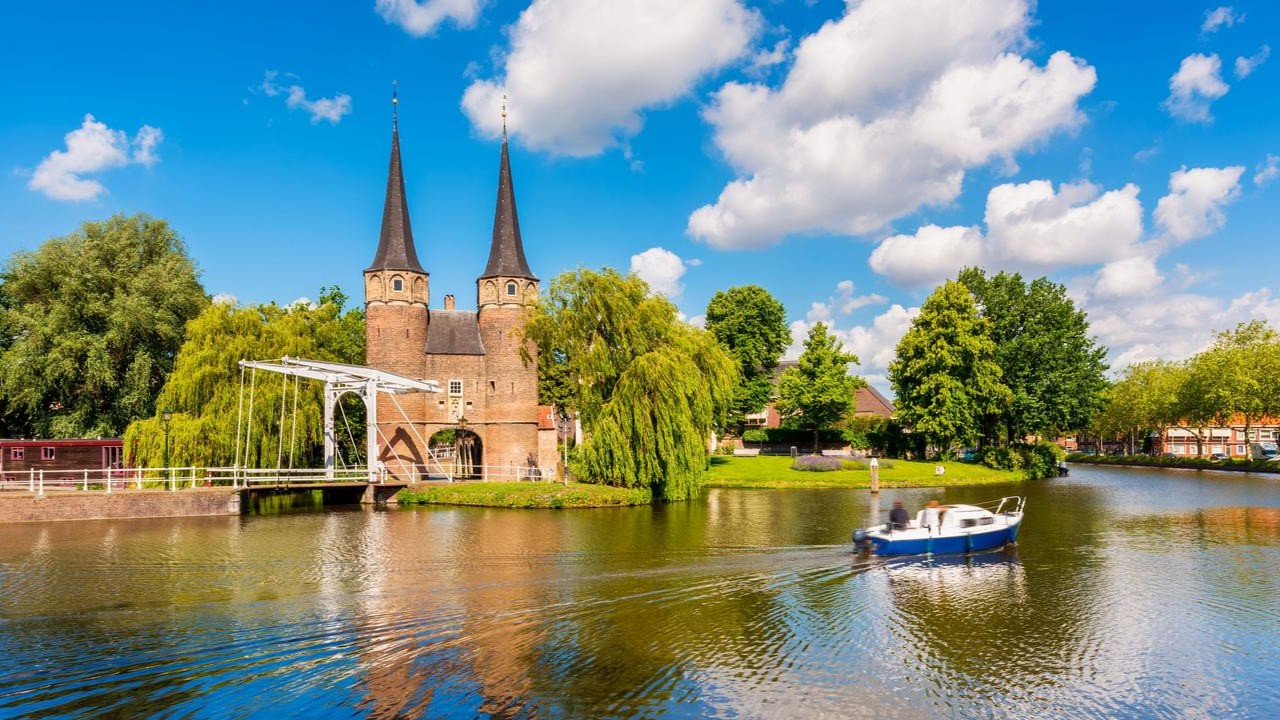
#> input picture py_openCV/input_opencv/delft.png, 1280 x 720 px, found by its file name
$ jupyter execute --allow-errors cartoonize_sw_opencv.ipynb
#> lines starting #> are read from the running program, lines starting #| are printed output that depends on the picture
# Software (SW) Cartoonization Pipeline Benchmark (ARM / OpenCV)

This notebook benchmarks the **software implementation** of the *cartoonization* image-processing pipeline running on the **PYNQ-Z2 on-board ARM processor (PS)** using **Python + OpenCV**.

The goal is to obtain **software latency and performance metrics** that can be compared against the **hardware-accelerated (FPGA/PL)** version of the same pipeline.

---

## 1. What the pipeline does

Given an input color image (BGR), the pipeline produces a “cartoonized” output by combining:
- **Smoothed colors** (via a bilateral filter), and
- **Binary edges** (via adaptive thresholding on a median-blurred grayscale image)

### Processing stages (in order)
1. **Grayscale conversion**
   Converts the input BGR image to grayscale.
2. **Median blur**
   Reduces noise while preserving edges (helps edge detection).
3. **Adaptive threshold**
   Computes a binary “edge mask” from the blurred grayscale image.
4. **Bilateral filter**
   Smooths colors while preserving boundaries (edge-aware smoothing).
5. **Combine (masking)**
   Applies the edge mask to the smoothed color image to create the cartoon effect.

---

## 2. What this notebook measures

The notebook runs the pipeline multiple times (with optional warm-up) and records timing for:
- The **entire pipeline** per run
- Each **individual stage** per run

It also captures basic **process resource metrics** for each run (CPU time and memory usage).

---

## 3. Meaning of the metrics

### Timing metrics (seconds)
- **`total_s`**
  *Wall-clock latency* of one full pipeline run, measured with a high-resolution timer.
  This is the **end-to-end compute time** of the software pipeline call (excluding file I/O unless you explicitly time image load/save).

- **Stage times** (e.g., `1_grayscale_s`, `2_median_s`, …)
  Wall-clock times for each pipeline stage.
  These help identify which stage dominates runtime (often the bilateral filter).

- **`fps`**
  A throughput-style estimate computed as:
  \[
  \text{fps} = \frac{1}{\text{total\_s}}
  \]
  This reflects how many frames per second the pipeline *could* process if repeated continuously with the same frame size and parameters.

### CPU / memory metrics
- **`cpu_time_delta_s`**
  CPU time consumed by the Python process during one run (**user + system CPU time**).
  This is **not** wall-clock time; it reflects “how much CPU work” the process used.

  ⚠️ On multi-core systems and multi-threaded libraries (OpenCV), `cpu_time_delta_s` can be **larger than `total_s`** because CPU time is **summed across threads/cores**.

- **`rss_end_bytes`**
  Resident Set Size (RSS) at the end of the run — roughly the amount of RAM the process is using.

- **`rss_delta_bytes`**
  Change in RSS during the run. A large positive value may indicate extra allocations or caching.

---

## 4. Notes for fair SW vs HW comparison

- **SW latency** here reflects computation on the **ARM processor (PS)** using OpenCV, focus on **Compute-only latency** (exlcuding frame transfers).

---

## 5. Inputs / outputs

- Input image is expected to be located in the notebook directory (e.g., `delft.png`).
- Output cartoon images and a CSV log of per-run metrics are saved under:
  `output_opencv/SW_complete_pipeline/`

---

## 1. Imports + paths

[cell 1]
import os
import time
import csv
from pathlib import Path

import cv2
import psutil
import numpy as np

# Current notebook directory (in your screenshot: /home/xilinx/jupyter_notebooks/video_cartoonize)
ROOT = Path.cwd()

# Input image you uploaded (highlighted in your screenshot)
INPUT_PATH = ROOT / "delft.png"
assert INPUT_PATH.exists(), f"Input not found: {INPUT_PATH}"

# Output directory
STAGE_NAME = "SW_complete_pipeline"
OUTPUT_DIR = ROOT / "output_opencv" / STAGE_NAME
OUTPUT_DIR.mkdir(parents=True, exist_ok=True)

print("ROOT      :", ROOT)
print("INPUT_PATH:", INPUT_PATH)
print("OUTPUT_DIR:", OUTPUT_DIR)

## 2. Helpers (load, metrics snapshot, CSV logger)

[cell 2]
proc = psutil.Process(os.getpid())

def load_image_bgr(path: Path):
    img = cv2.imread(str(path), cv2.IMREAD_COLOR)
#> img is the input picture: shape (720, 1280, 3); mean B, G, R 134.8, 143.2, 120.4
    if img is None:
        raise RuntimeError(f"Failed to read image: {path}")
    return img

def snapshot_process(proc: psutil.Process):
    """
    Returns a dict with process CPU time (user+sys) and RSS.
    """
    ct = proc.cpu_times()
    mem = proc.memory_info()
    return {
        "cpu_time_s": float(ct.user + ct.system),
        "rss_bytes": int(mem.rss),
    }

def write_csv_row(csv_path: Path, row: dict):
    new_file = not csv_path.exists()
    with open(csv_path, "a", newline="") as f:
        w = csv.DictWriter(f, fieldnames=list(row.keys()))
        if new_file:
            w.writeheader()
        w.writerow(row)

CSV_PATH = OUTPUT_DIR / "sw_metrics.csv"

## 3. SW pipeline

[cell 3]
# Pipeline parameters (copied from complete_opencv.py)
MEDIAN_K = 5
ADAPT_BLOCK = 5
ADAPT_C = 7
BIL_D = 5
BIL_SIGMA = 100

def sw_cartoon_pipeline(img_bgr):
    t = {}

    t0 = time.perf_counter()
    gray = cv2.cvtColor(img_bgr, cv2.COLOR_BGR2GRAY)
    t["1_grayscale_s"] = time.perf_counter() - t0

    t0 = time.perf_counter()
    gray_blur = cv2.medianBlur(gray, MEDIAN_K)
    t["2_median_s"] = time.perf_counter() - t0

    t0 = time.perf_counter()
    edges = cv2.adaptiveThreshold(
        gray_blur,
        255,
        cv2.ADAPTIVE_THRESH_MEAN_C,
        cv2.THRESH_BINARY,
        ADAPT_BLOCK,
        ADAPT_C
    )
    t["3_adapt_thresh_s"] = time.perf_counter() - t0

    t0 = time.perf_counter()
    bil_blurred = cv2.bilateralFilter(img_bgr, BIL_D, BIL_SIGMA, BIL_SIGMA)
    t["4_bilateral_s"] = time.perf_counter() - t0

    t0 = time.perf_counter()
    cartoon = cv2.bitwise_and(bil_blurred, bil_blurred, mask=edges)
    t["5_combine_s"] = time.perf_counter() - t0

    return cartoon, t

## 4. Run N times (warmup + measured runs), save output, log metrics

[cell 4]
img = load_image_bgr(INPUT_PATH)

# --- Warmup (For more stable measurements) ---
for _ in range(2):
    _ = sw_cartoon_pipeline(img)
#> this loop made 2 passes
#> pass 1, in sw_cartoon_pipeline, `gray = cv2.cvtColor(img_bgr, cv2.COLOR_BGR2GRAY)`:
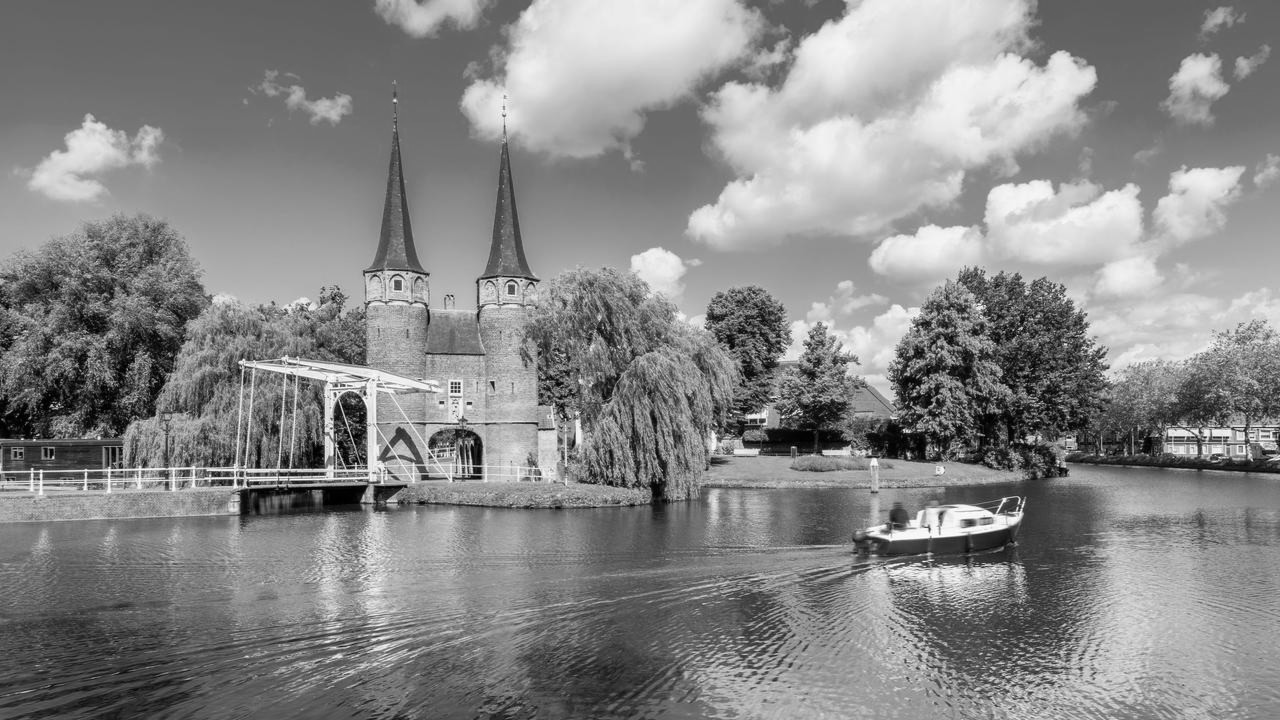
#> gray: shape (720, 1280); min 0, max 255, mean 135.4
#> pass 1, in sw_cartoon_pipeline, `edges = cv2.adaptiveThreshold( gray_blur, 255, cv2.ADAPTIVE_THRESH_MEA..`:
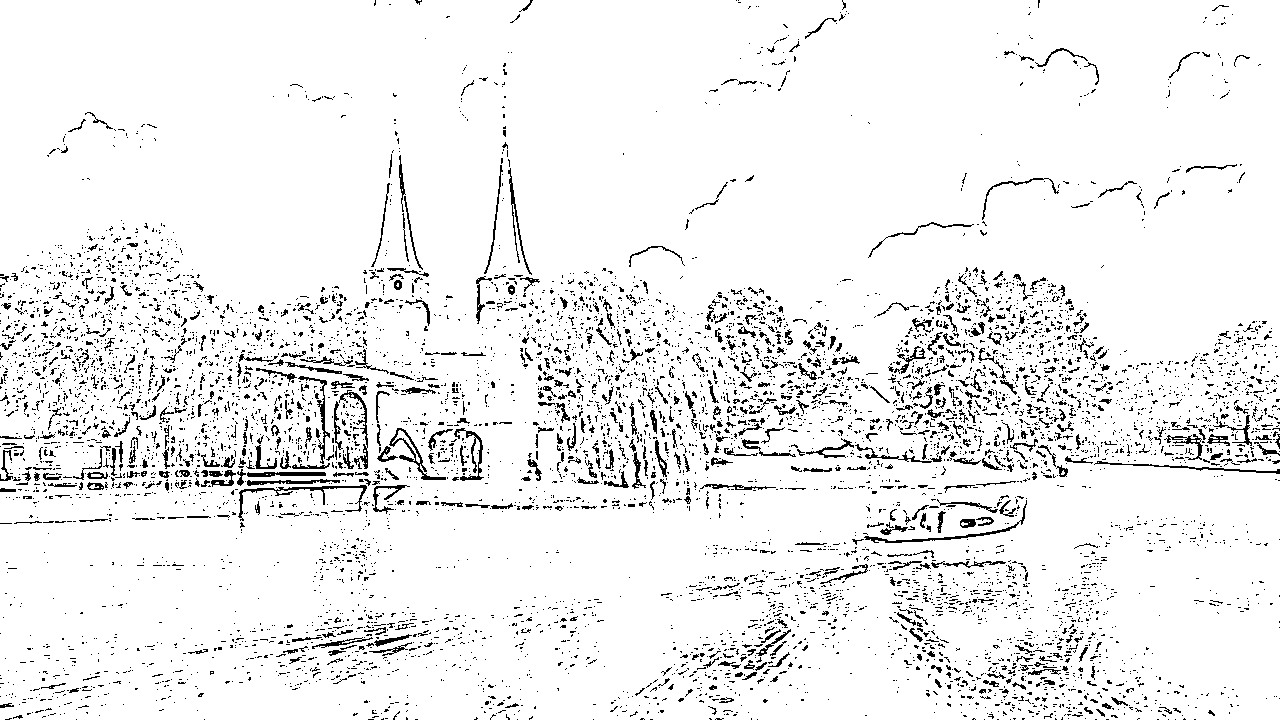
#> edges: shape (720, 1280); 93.5% white; black in thin lines or dots

RUNS = 10

results = []
#> (the rest of this cell did not finish here and is left out)
